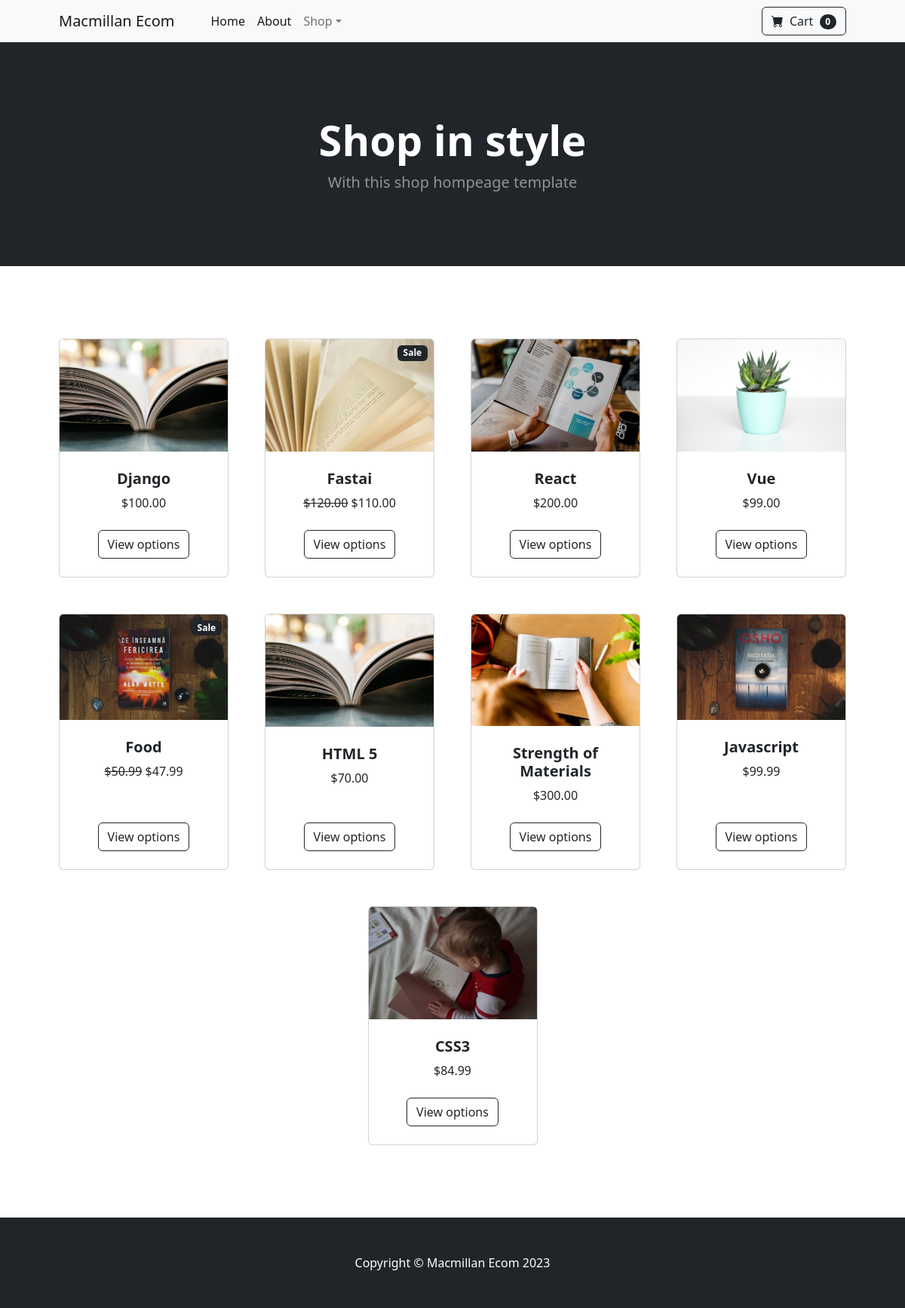
The page / on the database its author committed.
### store/models.py (models this page shows, shortened)
class Product(models.Model):
    name = models.CharField(max_length=100)
    price = models.DecimalField(max_digits=6, decimal_places=2, default = 0)
    category = models.ForeignKey(Category, on_delete=models.CASCADE, default = 1)
    description = models.CharField( max_length=250, default = '',blank = True)
    image = models.ImageField(upload_to='uploads/product/')
    is_sale = models.BooleanField(default=False)
    sale_price = models.DecimalField(max_digits=6, decimal_places=2, default=0)

### store/views.py (the view)
# urls.py: 2. Add a URL to urlpatterns:  path('', views.home, name='home')
def home(request):
    products = Product.objects.all()
    return render(request,'index.html', {'products' : products})

### store/templates/index.html
{% extends "base.html" %}
{% block content %}
      <header class="bg-dark py-5">
        <div class="container px-4 px-lg-5 my-5">
            <div class="text-center text-white">
                <h1 class="display-4 fw-bolder">Shop in style</h1>
                <p class="lead fw-normal text-white-50 mb-0">With this shop hompeage template</p>
            </div>
        </div>
    </header>
    <section class="py-5">
        <div class="container px-4 px-lg-5 mt-5">
            <div class="row gx-4 gx-lg-5 row-cols-2 row-cols-md-3 row-cols-xl-4 justify-content-center">
                {% for product in products  %}
                    <div class="col mb-5">
                        <div class="card h-100">
                            {% if product.is_sale %}
                        <div class="badge bg-dark text-white position-absolute" style="top: 0.5rem; right: 0.5rem">Sale</div>
                            {% endif %}
                            <img class="card-img-top" src="{{ product.image.url }}" alt="..." />
                            <div class="card-body p-4">
                                <div class="text-center">
                                    <h5 class="fw-bolder">{{product.name}}</h5>
                                    <span>
                                        {% if product.is_sale %}
                                        <strike>${{product.price}}</strike>
                                        ${{product.sale_price}}
                                         {% else %}
                                            ${{product.price}}
                                        {% endif %}
                                    </span>
                                </div>
                            </div>
                            <div class="card-footer p-4 pt-0 border-top-0 bg-transparent">
                                <div class="text-center"><a class="btn btn-outline-dark mt-auto" href="#">View options</a></div>
                            </div>
                        </div>
                    </div>
                {% endfor %}
            </div>
        </div>
    </section>
{% endblock content %}

### store/templates/base.html (shortened to what this page needs)
{% load static %}
<!DOCTYPE html>
<html lang="en">
    <head>
        <link href="https://cdn.jsdelivr.net/npm/bootstrap-icons@1.5.0/font/bootstrap-icons.css" rel="stylesheet" />
        <link href="{% static 'css/styles.css' %} " rel="stylesheet" />
    </head>
    <body>
 <nav class="navbar navbar-expand-lg navbar-light bg-light">
    <div class="container px-4 px-lg-5">
        <a class="navbar-brand" href="{% url 'home' %}">Macmillan Ecom</a>
        <div class="collapse navbar-collapse" id="navbarSupportedContent">
            <ul class="navbar-nav me-auto mb-2 mb-lg-0 ms-lg-4">
                <li class="nav-item"><a class="nav-link active" aria-current="page" href="{% url 'home' %}">Home</a></li>
                <li class="nav-item"><a class="nav-link active" href="{% url 'about' %}">About</a></li>
                <li class="nav-item dropdown">
                    <a class="nav-link dropdown-toggle" id="navbarDropdown" href="#" role="button" data-bs-toggle="dropdown" aria-expanded="false">Shop</a>
                </li>
            </ul>
            <form class="d-flex">
                <button class="btn btn-outline-dark" type="submit">
                    <i class="bi-cart-fill me-1"></i>
                    Cart
                    <span class="badge bg-dark text-white ms-1 rounded-pill">0</span>
                </button>
            </form>
        </div>
    </div>
</nav>
        {% block content %}
        {% endblock content %}
        <footer class="py-5 bg-dark">
            <div class="container"><p class="m-0 text-center text-white">Copyright &copy; Macmillan Ecom 2023</p></div>
        </footer>
    </body>
</html>

### rows shown on the page
Product: image (picture), name "Django", price "100.00"
Product: is_sale "Sale", image (picture), name "Fastai", price "120.00", sale_price "110.00"
Product: image (picture), name "React", price "200.00"
Product: image (picture), name "Vue", price "99.00"
Product: is_sale "Sale", image (picture), name "Food", price "50.99", sale_price "47.99"
Product: image (picture), name "HTML 5", price "70.00"
Product: image (picture), name "Strength of Materials", price "300.00"
Product: image (picture), name "Javascript", price "99.99"
Product: image (picture), name "CSS3", price "84.99"
